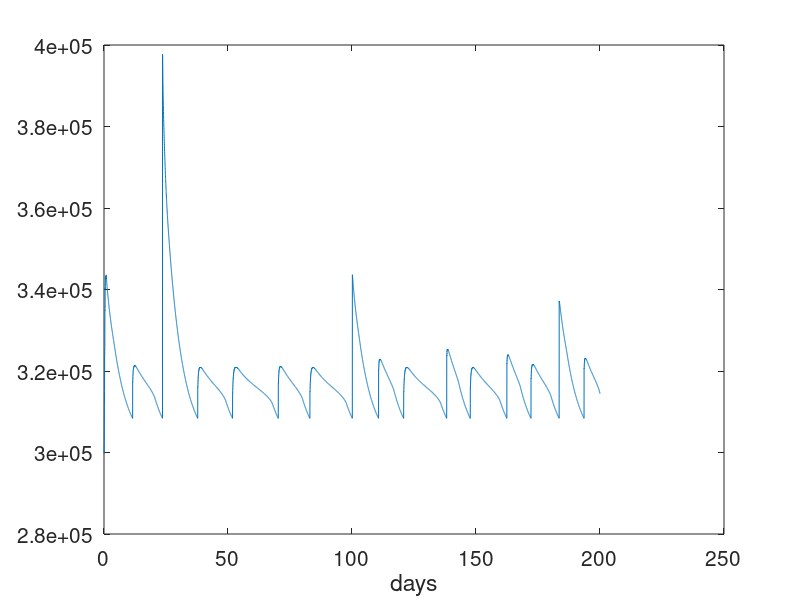

This figure's MATLAB source:
clear all
% Hu and Randall 1994- Radiative Convective Feedback

SST=300;                % sea surface temperature
g=9.8;                  % gravity accelation (m/s^2)
cp=1004;                % J/K
delta_PM=200;           % mixed layer depth (hPa)
SRM=cp*300;             % dry static reference value in mixed layer (J/m^2)
tao=6*86400;            % Radiation-Relaxation (s)
dt=0.5*3600;            % time step (s)
SRB=cp*290+g*1000;      % dry static energy value in the base of free tropos (J/m^2)
c=0.6;                  % precipitating fraction 
L=2.5*10^6;             % Latent heat release (J/kg)
Pq=100;                 % scale-height of moisture (m)
Vs=2;                   % surface wind (m/s)
rao=1.25;               % kg/m^3 (surface air density)
PT=200;                 % top of troposphere
PB=1000;                % surface pressure
qoo=24*10^(-3);         % kg/kg      
soo=cp*SST;             % surface dry static energy 
Gamma_d=9.8;            % dry lapse rate (K/m) 
Gamma_m=6.8;            % moist lapse rate (K/m)
R=(500-800)/(200-800);  
W=cp*5000*(Gamma_d-Gamma_m)/qoo;
CD=2.5*10^-3;
tend=200;               % days

steps=fix(tend*86400/dt);
xx=[1:1:steps+1]/48;

% initial condition
SM(1)=1004*288;
SBt(1)=1004*279+g*2000;
qM(1)=6*10^(-3); 
qBt(1)=16*10^(-3);




for i=1:steps

    
Fso=rao*CD*abs(Vs)*(soo-SM(i));
Fqo=rao*CD*abs(Vs)*(qoo-qM(i));    
a=(SM(i)+2.5*10^6*qM(i)-SBt(i))/(PT-PB);
RR=(R-1)*(g*(SBt(i)-SM(i))/delta_PM+g*a+g*(1-c)/(PB-PT)*L*qM(i))+(L*R-W)*(g/delta_PM*(qM(i)-qBt(i)));
BB=(1-R)*(g*Fso/delta_PM-(SM(i)-SRM)/tao+(SBt(i)-SRB)/tao)-(W-L*R)*(g*Fqo/delta_PM);
Mc=BB/RR;

if Mc<=0
Mc=0;
end


dSM=(g*Fso/delta_PM-(SM(i)-SRM)/tao+g*Mc*(SBt(i)-SM(i))/delta_PM)*dt;
dSBt=(-(SBt(i)-SRB)/tao-g*Mc*a-g*(1-c)/(PB-PT)*L*qM(i)*Mc)*dt;
dqM=(g*Fqo/delta_PM-g*Mc/delta_PM*(qM(i)-qBt(i)))*dt;
dqBt=((1-c)*qM(i)-qBt(i))*g*Mc/Pq*dt;

SM(i+1)=SM(i)+dSM;
SBt(i+1)=SBt(i)+dSBt;
qM(i+1)=qM(i)+dqM;
qBt(i+1)=qM(i)+dqBt;

end

plot(xx(1:end),SBt(1:end));
xlabel('days')
set(gca,'fontsize',15)
